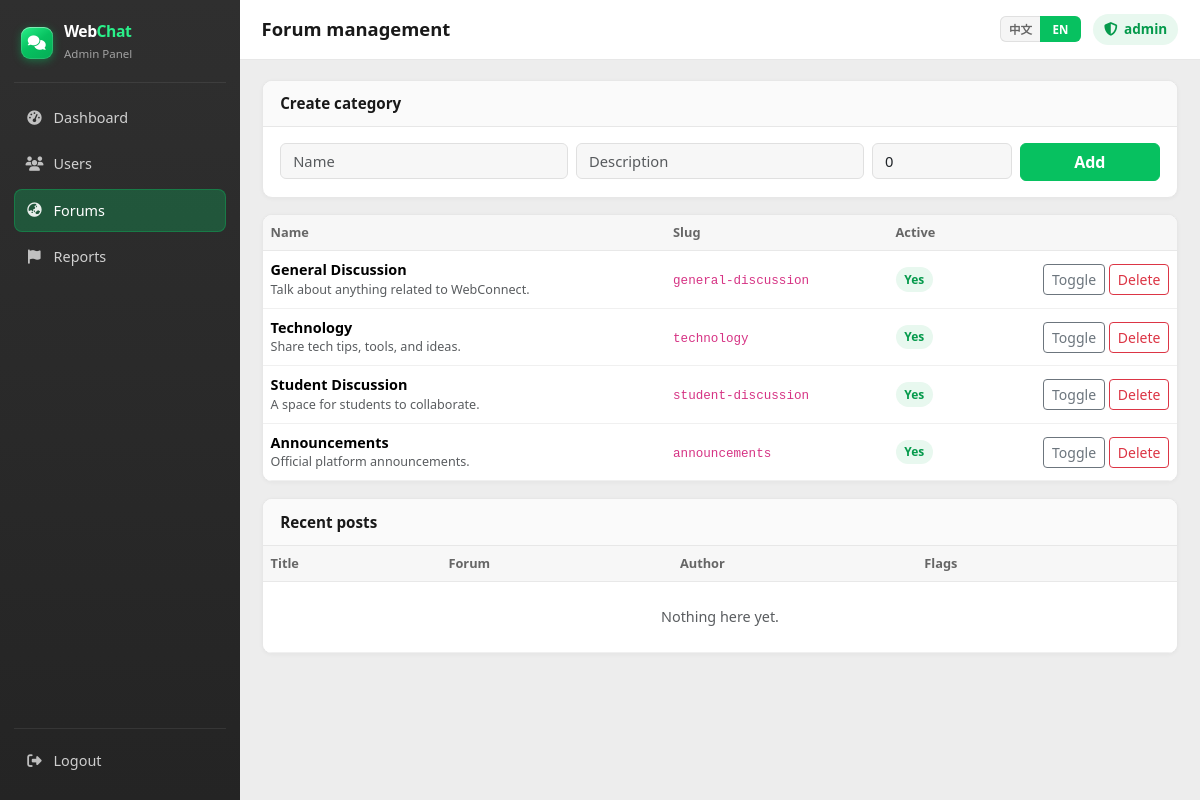
Page /admin/forums.php (signed in) on the committed database.
### tables this page shows
CREATE TABLE `forums` (
  `id` INT UNSIGNED NOT NULL AUTO_INCREMENT,
  `name` VARCHAR(120) NOT NULL,
  `description` VARCHAR(500) NOT NULL DEFAULT '',
  `slug` VARCHAR(120) NOT NULL,
  `sort_order` INT NOT NULL DEFAULT 0,
  `is_active` TINYINT(1) NOT NULL DEFAULT 1,
  `created_at` DATETIME NOT NULL DEFAULT CURRENT_TIMESTAMP,
  PRIMARY KEY (`id`),
  UNIQUE KEY `uk_forum_slug` (`slug`),
  KEY `idx_forum_sort` (`sort_order`, `is_active`)
);

### includes/i18n.php (called while the page is built, shortened)
<?php
function current_lang(): string
{
    $lang = $_SESSION['lang'] ?? 'en';
    return in_array($lang, WC_LANGS, true) ? $lang : 'en';
}
function lang_dict(): array
{
    static $cache = [];
    $lang = current_lang();
    if (isset($cache[$lang])) {
        return $cache[$lang];
    }
    $file = APP_ROOT . DIRECTORY_SEPARATOR . 'lang' . DIRECTORY_SEPARATOR . $lang . '.php';
    $cache[$lang] = is_file($file) ? (require $file) : [];
    return $cache[$lang];
}
function __(string $key, array $replace = []): string
{
    $dict = lang_dict();
    $text = $dict[$key] ?? $key;
    return $text;
}
function lang_switch_url(string $lang): string
{
    $uri = $_SERVER['REQUEST_URI'] ?? '/';
    $parts = parse_url($uri);
    $path = $parts['path'] ?? '/';
    $query = [];
    $query['lang'] = $lang;
    return $path . '?' . http_build_query($query);
}

### includes/security.php (called while the page is built, shortened)
<?php
function e(?string $value): string
{
    return htmlspecialchars((string) $value, ENT_QUOTES | ENT_SUBSTITUTE, 'UTF-8');
}
function app_url(): string
{
    return rtrim((string) APP_URL, '/');
}

### includes/functions.php (called while the page is built, shortened)
<?php
function url(string $path = ''): string
{
    $path = ltrim($path, '/');
    return $path === '' ? app_url() : (app_url() . '/' . $path);
}
function asset(string $path): string
{
    $rel = 'assets/' . ltrim($path, '/');
    $full = dirname(__DIR__) . '/' . $rel;
    $url = url($rel);
    if (is_file($full)) {
        $url .= (str_contains($url, '?') ? '&' : '?') . 'v=' . filemtime($full);
    }
    return $url;
}

### includes/auth.php (called while the page is built, shortened)
<?php
function current_admin_id(): ?int
{
    return isset($_SESSION['admin_id']) ? (int) $_SESSION['admin_id'] : null;
}
function current_admin(): ?array
{
    $id = current_admin_id();
    $stmt = db()->prepare('SELECT * FROM admins WHERE id = ? AND is_active = 1 LIMIT 1');
    $stmt->execute([$id]);
    $row = $stmt->fetch();
    return $row ?: null;
}
function require_admin(): array
{
    $admin = current_admin();
    return $admin;
}

### includes/database.php (called while the page is built, shortened)
<?php
final class Database
{
    private static ?PDO $pdo = null;
    public static function connection(): PDO
    {
        if (self::$pdo instanceof PDO) {
            return self::$pdo;
        }
        $dsn = sprintf(
            'mysql:host=%s;dbname=%s;charset=%s',
            DB_HOST,
            DB_NAME,
            DB_CHARSET
        );
        try {
            self::$pdo = new PDO($dsn, DB_USER, DB_PASS, [
                PDO::ATTR_ERRMODE            => PDO::ERRMODE_EXCEPTION,
                PDO::ATTR_DEFAULT_FETCH_MODE => PDO::FETCH_ASSOC,
                PDO::ATTR_EMULATE_PREPARES   => false,
            ]);
        } catch (PDOException $e) {
            app_log('database', 'Connection failed: ' . $e->getMessage());
            if (PHP_SAPI === 'cli') {
                throw $e;
            }
            http_response_code(500);
            if (defined('APP_DEBUG') && APP_DEBUG) {
                exit('Database connection failed. Check configuration.');
            }
            exit('Service temporarily unavailable.');
        }
        return self::$pdo;
    }
}
function db(): PDO
{
    return Database::connection();
}

### admin/forums.php (the view, shortened to what this page needs)
<?php
$admin = require_admin();
$forums = db()->query('SELECT * FROM forums ORDER BY sort_order, name')->fetchAll();
$posts = db()->query(
    'SELECT p.id, p.title, p.is_hidden, p.is_locked, p.created_at, u.username, f.name AS forum_name
     FROM forum_posts p
     JOIN users u ON u.id = p.user_id
     JOIN forums f ON f.id = p.forum_id
     ORDER BY p.id DESC LIMIT 50'
)->fetchAll();
$pageTitle = __('admin.forum_mgmt');
$adminNav = 'forums';
require __DIR__ . '/layout_start.php';
?>
<div class="wc-admin-card mb-3">
    <div class="wc-admin-card-head"><h2><?= e(__('admin.create_category')) ?></h2></div>
    <div class="wc-admin-card-body">
        <form method="post" class="row g-2">
            <div class="col-md-4"><input class="form-control" name="name" placeholder="<?= e(__('groups.name')) ?>" required></div>
            <div class="col-md-4"><input class="form-control" name="description" placeholder="<?= e(__('groups.description')) ?>"></div>
            <div class="col-md-2"><input class="form-control" name="sort_order" type="number" value="0"></div>
            <div class="col-md-2"><button class="btn btn-wc w-100"><?= e(__('admin.add')) ?></button></div>
        </form>
    </div>
</div>
<div class="wc-admin-card mb-3">
    <div class="table-responsive">
        <table class="table wc-admin-table mb-0 align-middle">
            <thead>
            <tr>
                <th><?= e(__('groups.name')) ?></th>
                <th><?= e(__('admin.slug')) ?></th>
                <th><?= e(__('admin.column_active')) ?></th>
                <th></th>
            </tr>
            </thead>
            <tbody>
            <?php foreach ($forums as $f): ?>
                <tr>
                    <td>
                        <div class="fw-semibold"><?= e($f['name']) ?></div>
                        <div class="small text-muted"><?= e((string) $f['description']) ?></div>
                    </td>
                    <td><code><?= e($f['slug']) ?></code></td>
                    <td>
                        <?php if ((int) $f['is_active']): ?>
                            <span class="wc-badge-soft success"><?= e(__('common.yes')) ?></span>
                        <?php else: ?>
                            <span class="wc-badge-soft muted"><?= e(__('common.no')) ?></span>
                        <?php endif; ?>
                    </td>
                    <td class="text-end text-nowrap">
                        <form method="post" class="d-inline"><?= csrf_field() ?>
                            <button name="action" value="toggle" class="btn btn-sm btn-outline-secondary"><?= e(__('admin.toggle')) ?></button>
                            <button name="action" value="delete_forum" class="btn btn-sm btn-outline-danger"
                                    onclick="return confirm('<?= e(__('admin.delete_cat_confirm')) ?>')"><?= e(__('common.delete')) ?></button>
                        </form>
                    </td>
                </tr>
            <?php endforeach; ?>
            </tbody>
        </table>
    </div>
</div>
<div class="wc-admin-card">
    <div class="wc-admin-card-head"><h2><?= e(__('admin.recent_posts')) ?></h2></div>
    <div class="table-responsive">
        <table class="table wc-admin-table mb-0 align-middle">
            <thead>
            <tr>
                <th><?= e(__('forum.post_title')) ?></th>
                <th><?= e(__('admin.forum_col')) ?></th>
                <th><?= e(__('admin.author')) ?></th>
                <th><?= e(__('admin.flags')) ?></th>
                <th></th>
            </tr>
            </thead>
            <tbody>
            <?php if (!$posts): ?>
                <tr><td colspan="5" class="text-center text-muted py-4"><?= e(__('common.none')) ?></td></tr>
            <?php endif; ?>
            </tbody>
        </table>
    </div>
</div>
<?php require __DIR__ . '/layout_end.php'; ?>

### admin/layout_start.php (shortened to what this page needs)
<?php
$admin = $admin ?? require_admin();
$pageTitle = $pageTitle ?? __('admin.panel');
$adminNav = $adminNav ?? '';
$htmlLang = current_lang() === 'zh' ? 'zh-CN' : 'en';
?>
<!DOCTYPE html>
<html lang="<?= e($htmlLang) ?>">
<head>
    <link rel="stylesheet" href="https://cdn.jsdelivr.net/npm/bootstrap@5.3.3/dist/css/bootstrap.min.css">
    <link rel="stylesheet" href="https://cdnjs.cloudflare.com/ajax/libs/font-awesome/6.5.2/css/all.min.css">
    <link rel="stylesheet" href="<?= e(asset('css/app.css')) ?>">
</head>
<body class="wc-admin-body">
<div class="wc-admin-shell">
    <?php require __DIR__ . '/admin_nav.php'; ?>
    <div class="wc-admin-main">
        <header class="wc-admin-topbar">
            <div class="wc-admin-topbar-title">
                <h1><?= e($pageTitle) ?></h1>
            </div>
            <div class="wc-admin-topbar-actions">
                <?php require dirname(__DIR__) . '/includes/lang_switcher.php'; ?>
                <div class="wc-admin-who">
                    <i class="fa-solid fa-shield-halved"></i>
                    <span><?= e((string) ($admin['username'] ?? 'admin')) ?></span>
                </div>
            </div>
        </header>
        <div class="wc-admin-content">

### admin/admin_nav.php (shortened to what this page needs)
<?php
$adminNav = $adminNav ?? '';
$navItems = [
    ['id' => 'dashboard', 'href' => 'index.php', 'icon' => 'fa-gauge-high', 'label' => __('admin.dashboard')],
    ['id' => 'users', 'href' => 'users.php', 'icon' => 'fa-users', 'label' => __('admin.users')],
    ['id' => 'forums', 'href' => 'forums.php', 'icon' => 'fa-earth-asia', 'label' => __('admin.forums')],
    ['id' => 'reports', 'href' => 'reports.php', 'icon' => 'fa-flag', 'label' => __('admin.reports')],
];
?>
<aside class="wc-admin-sidebar">
    <div class="wc-admin-brand">
        <span class="wc-brand-mark"><i class="fa-solid fa-comments"></i></span>
        <div>
            <strong class="wc-brand-wordmark"><span class="wc-brand-web">Web</span><span class="wc-brand-chat">Chat</span></strong>
            <small><?= e(__('admin.panel')) ?></small>
        </div>
    </div>
    <nav class="wc-admin-nav">
        <?php foreach ($navItems as $item): ?>
            <a class="wc-admin-nav-link <?= $adminNav === $item['id'] ? 'active' : '' ?>"
               href="<?= e($item['href']) ?>">
                <i class="fa-solid <?= e($item['icon']) ?>"></i>
                <span><?= e($item['label']) ?></span>
            </a>
        <?php endforeach; ?>
    </nav>
    <div class="wc-admin-sidebar-foot">
        <a class="wc-admin-nav-link danger" href="logout.php">
            <i class="fa-solid fa-right-from-bracket"></i>
            <span><?= e(__('admin.logout')) ?></span>
        </a>
    </div>
</aside>

### includes/lang_switcher.php
<?php
$cur = current_lang();
?>
<div class="btn-group btn-group-sm wc-lang-switch" role="group" aria-label="<?= e(__('lang.switch')) ?>">
    <a href="<?= e(lang_switch_url('zh')) ?>"
       class="btn <?= $cur === 'zh' ? 'btn-light' : 'btn-outline-light' ?>"
       title="中文">中文</a>
    <a href="<?= e(lang_switch_url('en')) ?>"
       class="btn <?= $cur === 'en' ? 'btn-light' : 'btn-outline-light' ?>"
       title="English">EN</a>
</div>

### admin/layout_end.php (shortened to what this page needs)
        </div>
    </div>
</div>
</body>
</html>

### rows in the picture
forums: name "General Discussion", description "Talk about anything related to WebConnect.", slug "general-discussion"
forums: name "Technology", description "Share tech tips, tools, and ideas.", slug "technology"
forums: name "Student Discussion", description "A space for students to collaborate.", slug "student-discussion"
forums: name "Announcements", description "Official platform announcements.", slug "announcements"

### other values in the picture
__('admin.panel') "Admin Panel"
$item['label'] "Dashboard"
$item['label'] "Users"
$item['label'] "Forums"
$item['label'] "Reports"
__('admin.logout') "Logout"
$pageTitle "Forum management"
$admin['username'] "admin"
__('admin.create_category') "Create category"
__('admin.add') "Add"
__('groups.name') "Name"
__('admin.slug') "Slug"
__('admin.column_active') "Active"
__('admin.recent_posts') "Recent posts"
__('forum.post_title') "Title"
